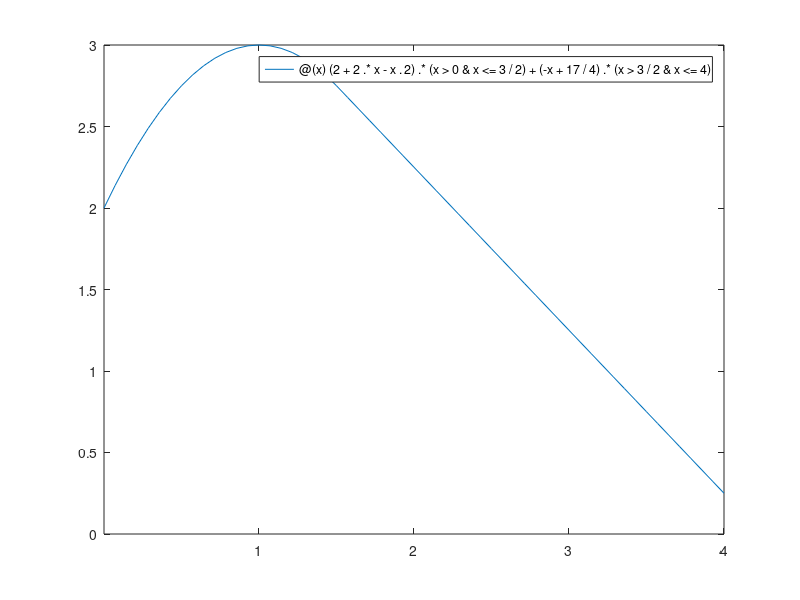

The MATLAB script that drew this image:
clear all;clc;
% x=0:0.001:4;
% y=(2+2.*x-x.^2).*(x>0 & x<=3/2)+(-x+17/4).*(x>3/2 & x<=4);
% plot(x,y);
f=@(x) (2+2.*x-x.^2).*(x>0 & x<=3/2)+(-x+17/4).*(x>3/2 & x<=4);
fplot(f,[0.000001,4]);
feval(f,1)